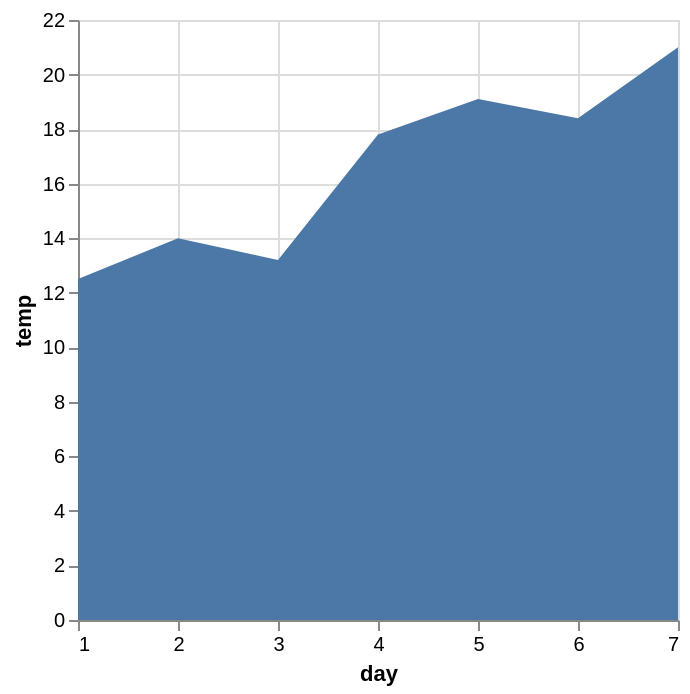

Specify this chart in Vega-Lite:
### Vega-Lite specification from a JSON file in a GitHub repository (floating-point values rounded to 4 significant figures)
{"$schema": "https://vega.github.io/schema/vega-lite/v5.json", "mark": "area", "encoding": {"x": {"field": "day", "type": "quantitative"}, "y": {"field": "temp", "type": "quantitative"}}, "data": {"values": [{"day": 1, "temp": 12.5}, {"day": 2, "temp": 14}, {"day": 3, "temp": 13.2}, {"day": 4, "temp": 17.8}, {"day": 5, "temp": 19.1}, {"day": 6, "temp": 18.4}, {"day": 7, "temp": 21}]}}
